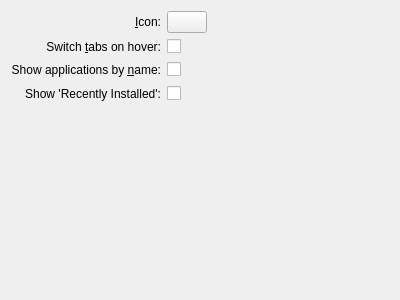
<?xml version="1.0" encoding="UTF-8"?>
<ui version="4.0">
 <class>kickoffConfig</class>
 <widget class="QWidget" name="kickoffConfig">
  <property name="geometry">
   <rect>
    <x>0</x>
    <y>0</y>
    <width>400</width>
    <height>300</height>
   </rect>
  </property>
  <layout class="QGridLayout" name="gridLayout">
   <item row="0" column="2">
    <widget class="KIconButton" name="iconButton"/>
   </item>
   <item row="1" column="2">
    <widget class="QCheckBox" name="switchOnHoverCheckBox">
     <property name="text">
      <string/>
     </property>
    </widget>
   </item>
   <item row="2" column="0" colspan="2">
    <widget class="QLabel" name="label_3">
     <property name="text">
      <string>Show applications by &amp;name:</string>
     </property>
     <property name="alignment">
      <set>Qt::AlignRight|Qt::AlignTrailing|Qt::AlignVCenter</set>
     </property>
     <property name="buddy">
      <cstring>appsByNameCheckBox</cstring>
     </property>
    </widget>
   </item>
   <item row="2" column="2">
    <widget class="QCheckBox" name="appsByNameCheckBox">
     <property name="text">
      <string/>
     </property>
    </widget>
   </item>
   <item row="2" column="3">
    <spacer name="horizontalSpacer">
     <property name="orientation">
      <enum>Qt::Horizontal</enum>
     </property>
     <property name="sizeHint" stdset="0">
      <size>
       <width>131</width>
       <height>20</height>
      </size>
     </property>
    </spacer>
   </item>
   <item row="4" column="1">
    <spacer name="verticalSpacer">
     <property name="orientation">
      <enum>Qt::Vertical</enum>
     </property>
     <property name="sizeHint" stdset="0">
      <size>
       <width>20</width>
       <height>204</height>
      </size>
     </property>
    </spacer>
   </item>
   <item row="0" column="1">
    <widget class="QLabel" name="iconLabel">
     <property name="text">
      <string>&amp;Icon:</string>
     </property>
     <property name="alignment">
      <set>Qt::AlignRight|Qt::AlignTrailing|Qt::AlignVCenter</set>
     </property>
     <property name="buddy">
      <cstring>iconButton</cstring>
     </property>
    </widget>
   </item>
   <item row="1" column="1">
    <widget class="QLabel" name="label_2">
     <property name="text">
      <string>Switch &amp;tabs on hover:</string>
     </property>
     <property name="alignment">
      <set>Qt::AlignRight|Qt::AlignTrailing|Qt::AlignVCenter</set>
     </property>
     <property name="buddy">
      <cstring>switchOnHoverCheckBox</cstring>
     </property>
    </widget>
   </item>
   <item row="3" column="2">
    <widget class="QCheckBox" name="showRecentlyInstalledCheckBox">
     <property name="text">
      <string/>
     </property>
    </widget>
   </item>
   <item row="3" column="1">
    <widget class="QLabel" name="label">
     <property name="text">
      <string>Show 'Recently Installed':</string>
     </property>
     <property name="alignment">
      <set>Qt::AlignRight|Qt::AlignTrailing|Qt::AlignVCenter</set>
     </property>
     <property name="buddy">
      <cstring>showRecentlyInstalledCheckBox</cstring>
     </property>
    </widget>
   </item>
  </layout>
 </widget>
 <customwidgets>
  <customwidget>
   <class>KIconButton</class>
   <extends>QPushButton</extends>
   <header>kicondialog.h</header>
  </customwidget>
 </customwidgets>
 <connections/>
</ui>
